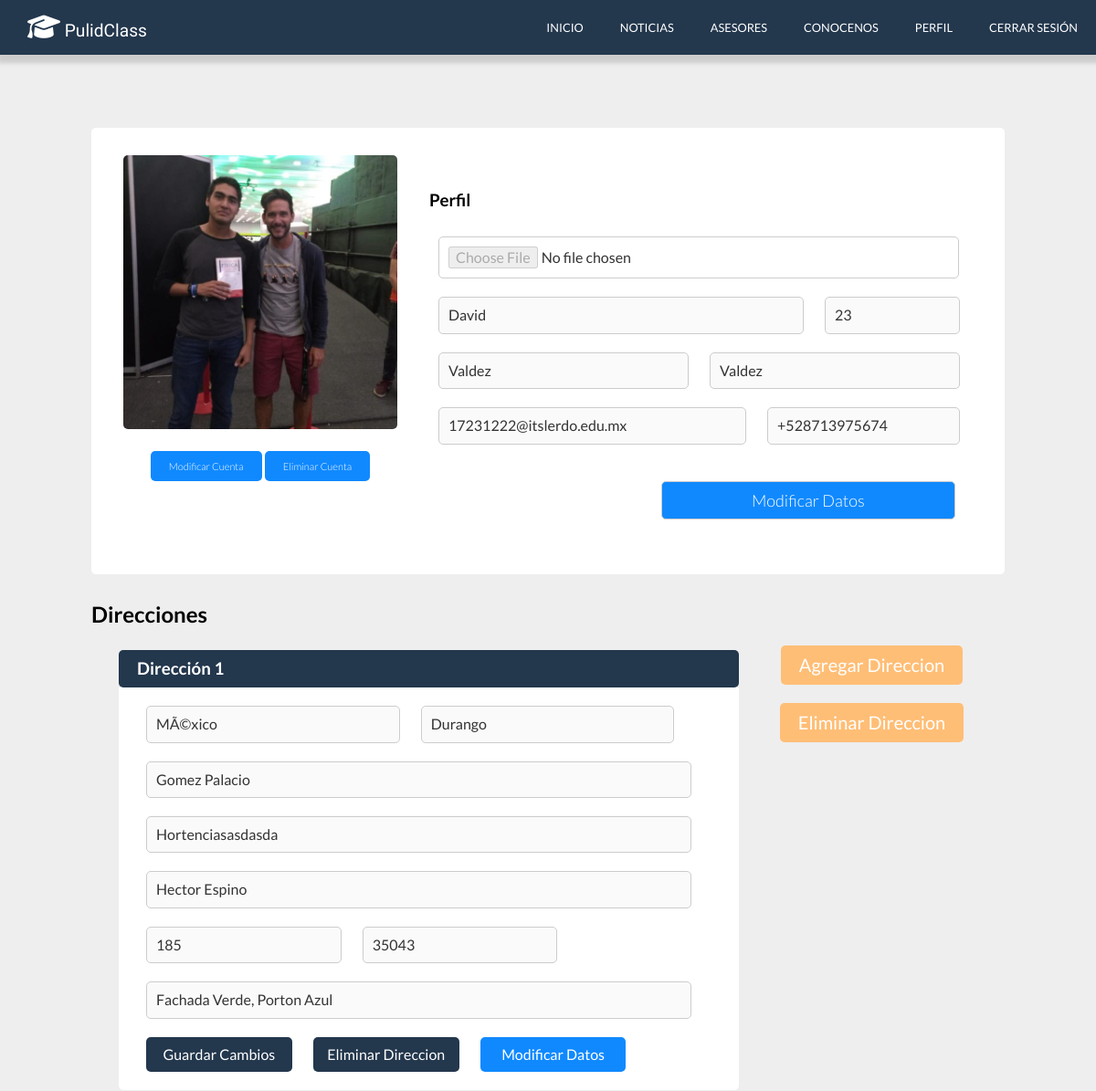
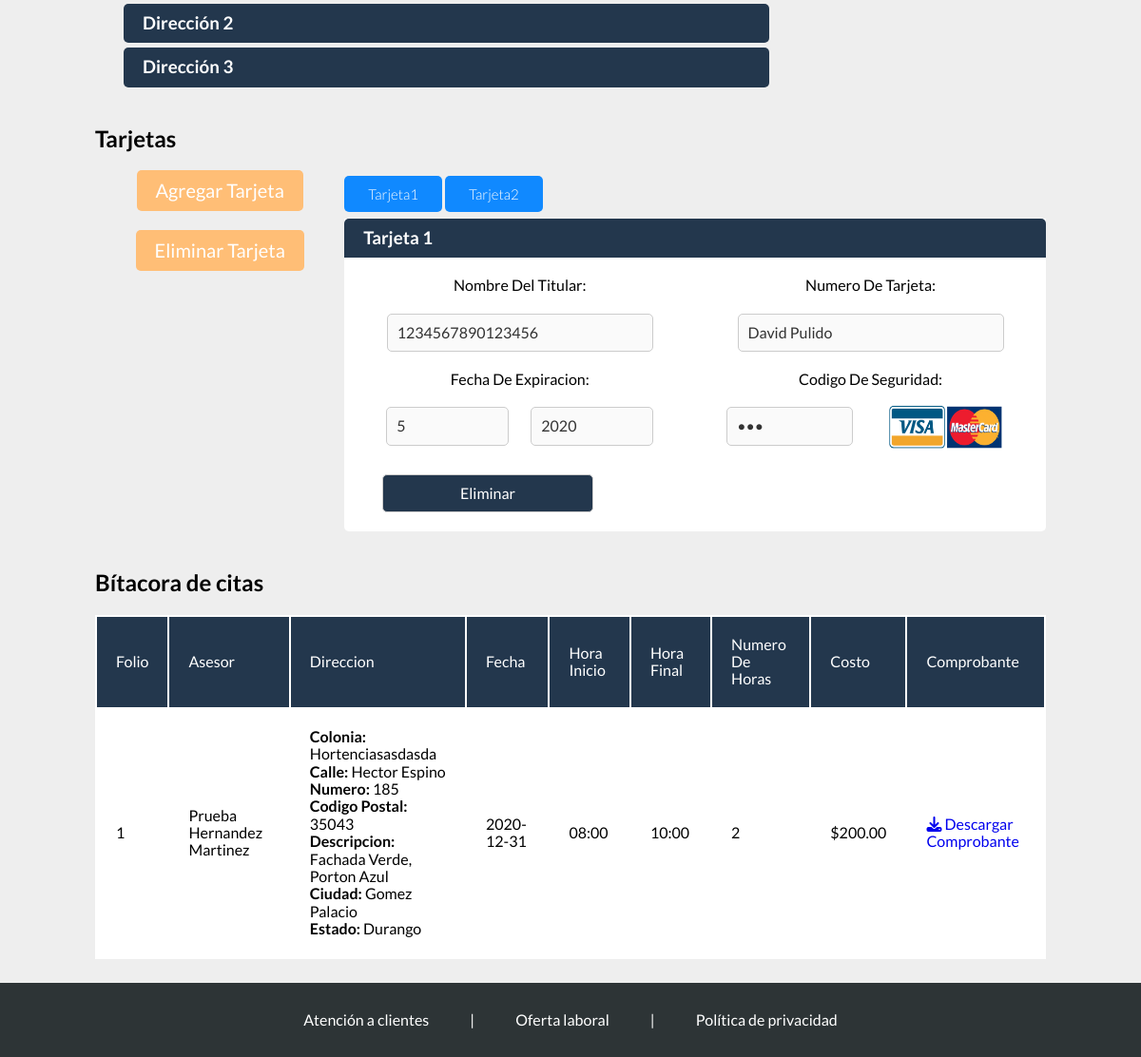
The app's page /perfil.php (signed in) with its own data (2 pictures, top to bottom).
### tables this page shows
CREATE TABLE `usuario_info` (
  `N_De_Usuario` int(11) NOT NULL AUTO_INCREMENT,
  `Nombres` varchar(50) DEFAULT NULL,
  `A_Paterno` varchar(20) DEFAULT NULL,
  `A_Materno` varchar(20) DEFAULT NULL,
  `Edad` int(11) DEFAULT NULL,
  `Telefono` varchar(16) DEFAULT NULL,
  `Foto` text,
  `usuario_Correo` varchar(70) NOT NULL,
  PRIMARY KEY (`N_De_Usuario`),
  KEY `fk_usuario_info_usuario1_idx` (`usuario_Correo`),
  CONSTRAINT `fk_usuario_info_usuario1` FOREIGN KEY (`usuario_Correo`) REFERENCES `usuario` (`Correo`) ON DELETE NO ACTION ON UPDATE NO ACTION
);

CREATE TABLE `direccion` (
  `Id_Direccion` int(11) NOT NULL AUTO_INCREMENT,
  `Pais` varchar(30) DEFAULT NULL,
  `Estado` varchar(30) DEFAULT NULL,
  `Ciudad` varchar(30) DEFAULT NULL,
  `Colonia` varchar(50) DEFAULT NULL,
  `Calle` varchar(50) DEFAULT NULL,
  `Numero` int(11) DEFAULT NULL,
  `Codigo_Postal` int(11) DEFAULT NULL,
  `Descripcion` varchar(250) DEFAULT NULL,
  `usuario_info_N_De_Usuario` int(11) NOT NULL,
  PRIMARY KEY (`Id_Direccion`),
  KEY `fk_direccion_usuario_info1_idx` (`usuario_info_N_De_Usuario`),
  CONSTRAINT `fk_direccion_usuario_info1` FOREIGN KEY (`usuario_info_N_De_Usuario`) REFERENCES `usuario_info` (`N_De_Usuario`) ON DELETE NO ACTION ON UPDATE NO ACTION
);

CREATE TABLE `tarjeta` (
  `Id_Tarjeta` int(11) NOT NULL AUTO_INCREMENT,
  `N_De_Usuario` int(11) DEFAULT NULL,
  `Nombre_T` varchar(200) DEFAULT NULL,
  `Num_T` varchar(200) DEFAULT NULL,
  `Mes` int(11) DEFAULT NULL,
  `Year` int(11) DEFAULT NULL,
  `Codigo_S` int(11) DEFAULT NULL,
  PRIMARY KEY (`Id_Tarjeta`),
  KEY `N_De_Usuario` (`N_De_Usuario`),
  CONSTRAINT `tarjeta_ibfk_1` FOREIGN KEY (`N_De_Usuario`) REFERENCES `usuario_info` (`N_De_Usuario`)
);

CREATE TABLE `cita` (
  `Folio` int(11) NOT NULL AUTO_INCREMENT,
  `N_De_Usuario` int(11) DEFAULT NULL,
  `Id_Asesor` int(11) NOT NULL,
  `Id_Tarjeta` int(11) NOT NULL,
  `Id_Direccion` int(11) NOT NULL,
  `Fecha` date DEFAULT NULL,
  `Hora_Inicial` varchar(15) DEFAULT NULL,
  `Hora_Final` varchar(15) DEFAULT NULL,
  `N_De_Horas` int(11) DEFAULT NULL,
  `Costo` decimal(10,2) NOT NULL,
  PRIMARY KEY (`Folio`),
  KEY `cita_ibfk_1` (`N_De_Usuario`),
  KEY `fk_cita_usuario_info1_idx` (`N_De_Usuario`),
  KEY `fk_cita_asesor1_idx` (`Id_Asesor`),
  KEY `fk_cita_direccion1_idx` (`Id_Direccion`),
  CONSTRAINT `fk_cita_asesor1` FOREIGN KEY (`Id_Asesor`) REFERENCES `asesor` (`Id_Asesor`) ON DELETE NO ACTION ON UPDATE NO ACTION,
  CONSTRAINT `fk_cita_direccion1` FOREIGN KEY (`Id_Direccion`) REFERENCES `direccion` (`Id_Direccion`) ON DELETE NO ACTION ON UPDATE NO ACTION,
  CONSTRAINT `fk_cita_usuario_info1` FOREIGN KEY (`N_De_Usuario`) REFERENCES `usuario_info` (`N_De_Usuario`) ON DELETE NO ACTION ON UPDATE NO ACTION
);

CREATE TABLE `asesor` (
  `Id_Asesor` int(11) NOT NULL AUTO_INCREMENT,
  `Nombre_Usuario` varchar(30) NOT NULL,
  `Edad` int(11) DEFAULT NULL,
  `Grado_Estudios` varchar(40) DEFAULT NULL,
  `Nombres` varchar(50) DEFAULT NULL,
  `A_Paterno` varchar(30) DEFAULT NULL,
  `A_Materno` varchar(30) DEFAULT NULL,
  `Ocupacion` varchar(50) DEFAULT NULL,
  `Descripcion` varchar(250) DEFAULT NULL,
  `Correo` varchar(70) DEFAULT NULL,
  `Telefono` varchar(16) DEFAULT NULL,
  `Foto` text,
  PRIMARY KEY (`Id_Asesor`)
);

### views/perfil.view.php (the view, shortened to what this page needs)
<!DOCTYPE html>
<html lang="en">
<head>
    <link rel="stylesheet" href="css/normalize.css">
    <link rel="stylesheet" href="css/perfil/estilos.css">
</head>
<body>
    <header>
        <div class="menu">
            <div class="logo">
                <a href="index.php"><h2 class="page-name"><i class="fas fa-graduation-cap"></i> PulidClass</h2></a>
            </div>
            <nav>
                <a href="index.php">Inicio</a>
                <a href="noticias.php">Noticias</a>
                <a href="asesores.php">Asesores</a>
                <a href="conocenos.php">Conocenos</a>
                <?php if(isset($_SESSION['cliente'])): ?>
                    <a href="perfil.php">Perfil</a>
                    <a href="logout.php">Cerrar Sesión</a>
                <?php elseif(isset($_SESSION['admin'])): ?>
                    <a href="admin.php">Perfil</a>
                    <a href="logout.php">Cerrar Sesión</a>
                <?php elseif(isset($_SESSION['asesor'])): ?>
                    <a href="perfil_asesor.php">Perfil</a>
                    <a href="logout.php">Cerrar Sesión</a>
                <?php else: ?>
                    <a href="register.php">Registrate</a>
                    <a href="login.php">Iniciar Sesión</a>
                <?php endif; ?>
            </nav>
        </div>
    </header>
    <main>
        <div class="perfil">
            <div class="foto">
                <div id="foto_usuario"><img src="<?php echo $info_personal['Foto']?>" alt=""></div>
                <a href="modifica.php">Modificar Cuenta</a>
                <a href="elimina.php">Eliminar Cuenta</a>
            </div>
            <div class="info">
                <h3 class="titulo">Perfil</h3>
                <form enctype="multipart/form-data" action="<?php echo htmlspecialchars($_SERVER['PHP_SELF']); ?>" method="POST">
                    <input type="file" name="foto" id="foto" disabled value="<?php echo $info_personal['Foto']?>">
                    <input type="text" name="nombre" id="nombre" placeholder="Nombres" disabled value="<?php echo $info_personal['Nombres']?>">
                    <input type="text" name="edad" id="edad" placeholder="edad" disabled value="<?php echo $info_personal['Edad']?>">
                    <input type="text" name="paterno" id="paterno" placeholder="Apellido Paterno" disabled value="<?php echo $info_personal['A_Paterno']?>">
                    <input type="text" name="materno" id="materno" placeholder="Apellido Materno" disabled value="<?php echo $info_personal['A_Materno']?>">
                    <input type="text" name="correo" id="correo" placeholder="Correo Electronico" disabled value="<?php echo $info_personal['usuario_Correo']?>">
                    <input type="text" name="telefono" id="telefono" placeholder="Numero Telefonico" disabled value="<?php echo $info_personal['Telefono']?>">
                    <div class="perfil-footer">
                        <input type="button" class="button" id="modificar_usuario" value="Modificar Datos" onclick="Modificar_Datos_Usuario()">
                    </div>
                </form>
            </div>
        </div>
        <h2>Direcciones</h2>
        <div class="direccion">
            <div class="direcciones">
            <?php
                $cont=0;
                    foreach($direcciones as $direccion){
                    $cont=$cont+1;
                ?>
                    <h3 class="titulo" id="titulo<?php echo $cont?>">Dirección <?php echo $cont?></h3>
                    <div class="datos">
                        <form enctype="multipart/form-data" action="<?php echo htmlspecialchars($_SERVER['PHP_SELF']); ?>" method="POST">
                                <input type="text" name="pais" class="pais" id="pais<?php echo $cont?>" placeholder="Pais" disabled value=<?php echo $direccion['Pais']?>>
                                <input type="text" name="estado" class="estado" id="estado<?php echo $cont?>" placeholder="Estado" disabled value="<?php echo $direccion['Estado']?>">
                                <input type="text" name="ciudad" class="ciudad" id="ciudad<?php echo $cont?>" placeholder="Ciudad" disabled value="<?php echo $direccion['Ciudad']?>">
                                <input type="text" name="colonia" class="colonia" id="colonia<?php echo $cont?>" placeholder="Colonia" disabled value="<?php echo $direccion['Colonia']?>">
                                <input type="text" name="calle" class="calle" id="calle<?php echo $cont?>" placeholder="Calle" disabled value="<?php echo $direccion['Calle']?>">
                                <input type="text" name="numero" class="numero" id="numero<?php echo $cont?>" placeholder="Numero" disabled value="<?php echo $direccion['Numero']?>">
                                <input type="text" name="codigo_postal" class="codigo_postal" id="codigo_postal<?php echo $cont?>" placeholder="Codigo Postal" disabled value="<?php echo $direccion['Codigo_Postal']?>">
                                <input type="text" name="descripcion" class="descripcion" id="descripcion<?php echo $cont?>" placeholder="Descripcion" disabled value="<?php echo $direccion['Descripcion']?>">
                                <input type="submit" name="guardar" disabled value="Guardar Cambios" onclick="Habilitar_ID(<?php echo $cont?>)" id="guardar<?php echo $cont?>">
                                <input type="submit" name="eliminar"  disabled value="Eliminar Direccion" onclick="Habilitar_ID(<?php echo $cont?>)" id="eliminar_d<?php echo $cont?>">
                                <input type="button" value="Modificar Datos"  onclick="Modificar_Datos_Direccion(<?php echo $cont?>)">
                        </form>
                    </div>
                <?php
                    }
                $cont_agregar=$cont+1;
                while($cont!=3){
                    $cont=$cont+1;
                ?>
                    <h3 class="titulo" id="titulo<?php echo $cont?>">Dirección <?php echo $cont?></h3>
                <?php
                    }
                ?>
            </div>
            <div class="botones">
            <?php if($cont_agregar==4): ?>
                <input type="button" value="Agregar Direccion" onclick="Agregar_Direccion(<?php echo $cont_agregar?>)" disabled style="background:#23374d;">
            <?php else: ?>
                <input type="button" value="Agregar Direccion" onclick="Agregar_Direccion(<?php echo $cont_agregar?>)">
            <?php endif; ?>
            <?php if($cont_agregar==1): ?>
                <input type="button" value="Eliminar Direccion" onclick="Habilitar_Boton()" disabled style="background:#23374d;">
            <?php else: ?>
                <input type="button" value="Eliminar Direccion" onclick="Habilitar_Boton()">
            <?php endif; ?>
            </div>
        </div>
        <h2>Tarjetas</h2>
        <div class="cont_tarjetas">
            <?php
                $contagregar_t=1;
                foreach($tarjetas as $tarjeta){
                    $contagregar_t=$contagregar_t+1;
                }
            ?>
            <div class="botones">
                <?php if($contagregar_t==3): ?>
                    <input type="button" value="Agregar Tarjeta" onclick="Agregar_Tarjeta(<?php echo $contagregar_t?>)" disabled style="background:#23374d;">
                <?php else: ?>
                    <input type="button" value="Agregar Tarjeta" onclick="Agregar_Tarjeta(<?php echo $contagregar_t?>)">
                <?php endif; ?>
                    <input type="button" value="Eliminar Tarjeta" onclick="Habilitar_Boton_Tarjeta()">
            </div>
            <div class="tarjetas">
                <div class="etiquetas">
                    <ul>
                        <li><a href="#tabs-1">Tarjeta1</a></li>
                        <li><a href="#tabs-2">Tarjeta2</a></li>
                    </ul>
                </div>
                <?php
                $cont_t=0;
                    foreach($tarjetas as $tarjeta){
                    $cont_t=$cont_t+1;
                ?>
                <div class="tarjeta<?php echo $cont_t?>" id="tabs-<?php echo $cont_t?>">
                    <h3 class="titulo" id="titulo">Tarjeta <?php echo $cont_t?></h3>
                    <form enctype="multipart/form-data" action="<?php echo htmlspecialchars($_SERVER['PHP_SELF']); ?>" method="POST">
                        <div class="datos">
                            <div class="principal">
                                <p>Nombre Del Titular:</p>
                                <input type="text" name="titular" id="nombre<?php echo $cont_t?>" placeholder="Como aparece en la tarjeta" disabled value="<?php echo $tarjeta['Nombre_T']?>">
                                <p>Fecha De Expiracion:</p>
                                <div class="fecha">
                                    <input type="text" name="expiracion_mes" id="mes<?php echo $cont_t?>" placeholder="Mes" disabled value="<?php echo $tarjeta['Mes']?>">
                                    <input type="text" name="expiracion_year" id="año<?php echo $cont_t?>" placeholder="Año" disabled value="<?php echo $tarjeta['Year']?>">
                                </div>
                            </div>
                            <div class="secundario">
                                <p>Numero De Tarjeta:</p>
                                <input type="text" name="tarjeta" id="numero_t<?php echo $cont_t?>" disabled value="<?php echo $tarjeta['Num_T']?>">
                                <p>Codigo De Seguridad:</p>
                                <div class="codigo">
                                    <input type="password" name="codigo" id="codigo<?php echo $cont_t?>" placeholder="3 digitos" disabled value="<?php echo $tarjeta['Codigo_S']?>">
                                    <a href="#"><img src="img/logo_tarjetas.png" alt=""></a>
                                </div>
                            </div>
                        </div>
                        <div class="submit">
                            <input type="submit" name="eliminar_t" value="Eliminar" disabled id="eliminar_t<?php echo $cont_t?>">
                        </div>
                    </form>
                </div>
                <?php }
                ?>
            </div>
        </div>
        <div class="citas">
            <h2>Bítacora de citas</h2>
            <table class="table">
                <thead class="thead-dark">
                    <tr id="header">
                        <td scope="col">Folio</td>
                        <td scope="col">Asesor</td>
                        <td scope="col">Direccion</td>
                        <td scope="col">Fecha</td>
                        <td scope="col">Hora Inicio</td>
                        <td scope="col">Hora Final</td>
                        <td scope="col">Numero De Horas</td>
                        <td scope="col">Costo</td>
                        <td scope="col">Comprobante</td>
                    </tr>
                </thead>
                <?php
                    foreach($citas as $cita){
                        $id_asesor=$cita['Id_Asesor'];
                        $id_direccion = $cita['Id_Direccion'];
                        $statement = $conexion->prepare('SELECT * FROM Asesor WHERE Id_Asesor = :id_asesor');
                        $statement->execute(array(':id_asesor' => $id_asesor));
                        $asesor=$statement->fetch();
                        $nombre_asesor=$asesor['Nombres']." ".$asesor['A_Paterno']." ".$asesor['A_Materno'];
                        $statement = $conexion->prepare('SELECT * FROM direccion WHERE Id_Direccion = :id_direccion');
                        $statement->execute(array(':id_direccion' => $id_direccion));
                        $direccion = $statement->fetch();
                        $nombre_direccion = '<strong>Colonia: </strong>'.$direccion['Colonia'].' <br><strong>Calle: </strong>'.$direccion['Calle'].' <br><strong>Numero: </strong>'.$direccion['Numero'].' <br><strong>Codigo Postal: </strong>'.$direccion['Codigo_Postal'].' <br><strong>Descripcion: </strong>'.$direccion['Descripcion'].' <br><strong>Ciudad: </strong>'.$direccion['Ciudad'].' <br><strong>Estado: </strong>'.$direccion['Estado'];
                ?>
                <tbody>
                    <tr>
                        <td scope="row"><?php echo $cita['Folio']?></td>
                        <td><?php echo $nombre_asesor?></td>
                        <td><?php echo $nombre_direccion?></td>
                        <td><?php echo $cita['Fecha']?></td>
                        <td><?php echo $cita['Hora_Inicial']?></td>
                        <td><?php echo $cita['Hora_Final']?></td>
                        <td><?php echo $cita['N_De_Horas']?></td>
                        <td><?php echo "$".$cita['Costo']?></td>
                        <td><a href="ticket.php?Folio=<?php echo $cita['Folio']?>" id="ticket" target="_black"><i class="fas fa-download"></i> Descargar Comprobante</a></td>
                    </tr>
                </tbody>
                <?php
                }
                ?>
            </table>
        </div>
    </main>
    <footer>
        <div class="info">
            <a href="#">Atención a clientes</a>
            <a href="#" class="separador"> | </a>
            <a href="#">Oferta laboral</a>
            <a href="#" class="separador"> | </a>
            <a href="politicas.php">Política de privacidad</a>
        </div>
    </footer>
</body>
</html>

### records on screen
usuario_info: Foto (picture), nombre "David", edad "23", paterno "Valdez", materno "Valdez", correo "17231222@itslerdo.edu.mx", telefono "+528713975674"
direccion: pais "MÃ©xico", estado "Durango", ciudad "Gomez Palacio", colonia "Hortenciasasdasda", calle "Hector Espino", numero "185", codigo_postal "35043", descripcion "Fachada Verde, Porton Azul"
tarjeta: titular "1234567890123456", expiracion_mes "5", expiracion_year "2020", tarjeta "David Pulido"
cita: Folio "1", Id_Asesor.A_Materno "Prueba Hernandez Martinez", Id_Direccion.Colonia "Hortenciasasdasda", Id_Direccion.Calle "Hector Espino", Id_Direccion.Numero "185", Id_Direccion.Codigo_Postal "35043", Id_Direccion.Descripcion "Fachada Verde, Porton Azul", Id_Direccion.Ciudad "Gomez Palacio", Id_Direccion.Estado "Durango", Fecha "2020-12-31", Hora_Inicial "08:00", Hora_Final "10:00", N_De_Horas "2", Costo "200.00"
